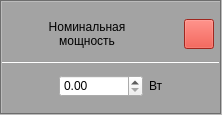
<?xml version="1.0" encoding="UTF-8"?>
<ui version="4.0">
 <class>BallastResistorInputFrame</class>
 <widget class="QFrame" name="BallastResistorInputFrame">
  <property name="geometry">
   <rect>
    <x>0</x>
    <y>0</y>
    <width>222</width>
    <height>115</height>
   </rect>
  </property>
  <property name="sizePolicy">
   <sizepolicy hsizetype="Preferred" vsizetype="Fixed">
    <horstretch>0</horstretch>
    <verstretch>0</verstretch>
   </sizepolicy>
  </property>
  <property name="minimumSize">
   <size>
    <width>0</width>
    <height>115</height>
   </size>
  </property>
  <property name="maximumSize">
   <size>
    <width>16777215</width>
    <height>115</height>
   </size>
  </property>
  <property name="windowTitle">
   <string>Frame</string>
  </property>
  <property name="styleSheet">
   <string notr="true">QFrame#BallastResistorInputFrame {
	background-color: rgb(163, 163, 163);
}</string>
  </property>
  <property name="frameShape">
   <enum>QFrame::Box</enum>
  </property>
  <property name="frameShadow">
   <enum>QFrame::Sunken</enum>
  </property>
  <layout class="QVBoxLayout" name="verticalLayout_2">
   <property name="sizeConstraint">
    <enum>QLayout::SetDefaultConstraint</enum>
   </property>
   <property name="leftMargin">
    <number>0</number>
   </property>
   <property name="rightMargin">
    <number>0</number>
   </property>
   <item>
    <layout class="QVBoxLayout" name="verticalLayout" stretch="0,0,1">
     <item>
      <layout class="QHBoxLayout" name="horizontalLayout_2">
       <property name="bottomMargin">
        <number>0</number>
       </property>
       <item>
        <widget class="QLabel" name="label">
         <property name="sizePolicy">
          <sizepolicy hsizetype="Expanding" vsizetype="Preferred">
           <horstretch>0</horstretch>
           <verstretch>0</verstretch>
          </sizepolicy>
         </property>
         <property name="minimumSize">
          <size>
           <width>0</width>
           <height>0</height>
          </size>
         </property>
         <property name="text">
          <string>Номинальная
мощность</string>
         </property>
         <property name="alignment">
          <set>Qt::AlignCenter</set>
         </property>
        </widget>
       </item>
       <item>
        <layout class="QVBoxLayout" name="verticalLayout_3">
         <property name="leftMargin">
          <number>6</number>
         </property>
         <property name="topMargin">
          <number>6</number>
         </property>
         <property name="rightMargin">
          <number>6</number>
         </property>
         <property name="bottomMargin">
          <number>6</number>
         </property>
         <item>
          <widget class="QPushButton" name="deleteButton">
           <property name="sizePolicy">
            <sizepolicy hsizetype="Fixed" vsizetype="Fixed">
             <horstretch>0</horstretch>
             <verstretch>0</verstretch>
            </sizepolicy>
           </property>
           <property name="minimumSize">
            <size>
             <width>30</width>
             <height>30</height>
            </size>
           </property>
           <property name="maximumSize">
            <size>
             <width>30</width>
             <height>30</height>
            </size>
           </property>
           <property name="styleSheet">
            <string notr="true">background-color: rgb(223, 55, 43);</string>
           </property>
           <property name="text">
            <string/>
           </property>
           <property name="icon">
            <iconset resource="resources.qrc">
             <normaloff>:/img/delete.png</normaloff>:/img/delete.png</iconset>
           </property>
           <property name="iconSize">
            <size>
             <width>25</width>
             <height>25</height>
            </size>
           </property>
          </widget>
         </item>
        </layout>
       </item>
      </layout>
     </item>
     <item>
      <widget class="Line" name="line_3">
       <property name="orientation">
        <enum>Qt::Horizontal</enum>
       </property>
      </widget>
     </item>
     <item>
      <layout class="QHBoxLayout" name="horizontalLayout" stretch="0,1,1,0">
       <item>
        <spacer name="horizontalSpacer_4">
         <property name="orientation">
          <enum>Qt::Horizontal</enum>
         </property>
         <property name="sizeHint" stdset="0">
          <size>
           <width>40</width>
           <height>20</height>
          </size>
         </property>
        </spacer>
       </item>
       <item>
        <widget class="QDoubleSpinBox" name="consumptionSpinBox">
         <property name="sizePolicy">
          <sizepolicy hsizetype="Maximum" vsizetype="Fixed">
           <horstretch>0</horstretch>
           <verstretch>0</verstretch>
          </sizepolicy>
         </property>
         <property name="styleSheet">
          <string notr="true">color: none;</string>
         </property>
         <property name="maximum">
          <double>300000.000000000000000</double>
         </property>
        </widget>
       </item>
       <item>
        <widget class="QLabel" name="label_8">
         <property name="sizePolicy">
          <sizepolicy hsizetype="Maximum" vsizetype="Preferred">
           <horstretch>0</horstretch>
           <verstretch>0</verstretch>
          </sizepolicy>
         </property>
         <property name="text">
          <string>Вт</string>
         </property>
        </widget>
       </item>
       <item>
        <spacer name="horizontalSpacer_3">
         <property name="orientation">
          <enum>Qt::Horizontal</enum>
         </property>
         <property name="sizeHint" stdset="0">
          <size>
           <width>40</width>
           <height>20</height>
          </size>
         </property>
        </spacer>
       </item>
      </layout>
     </item>
    </layout>
   </item>
  </layout>
 </widget>
 <resources>
  <include location="resources.qrc"/>
 </resources>
 <connections/>
</ui>
